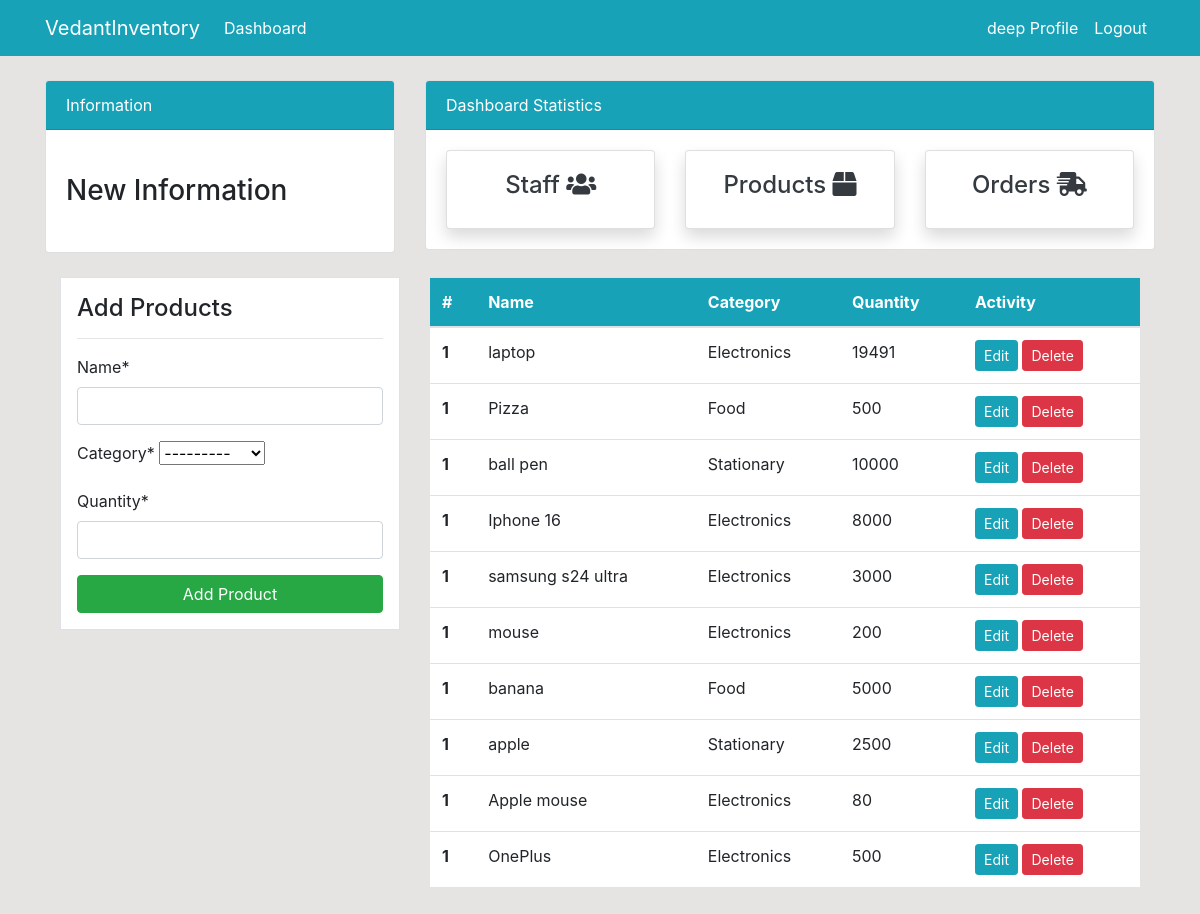
/product/ (signed in), run on an earlier commit of the app's database.
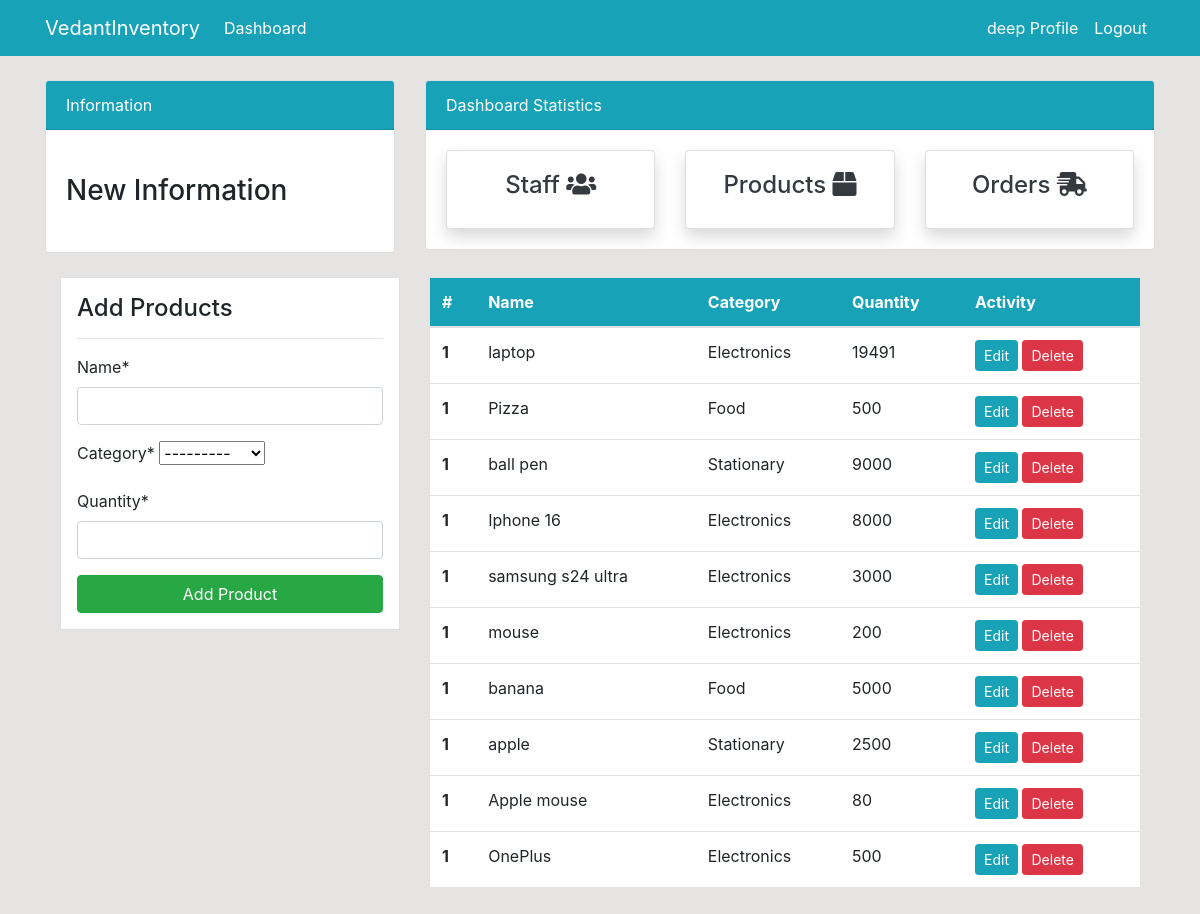
And on a later commit of the database.
### dashboard/models.py (models this page shows, shortened)
class Product(models.Model):
    name = models.CharField(max_length=100, null=True)
    category = models.CharField(max_length=20, choices= CATEGORY,null=True)
    quantity = models.PositiveIntegerField(null=True)
    class Meta:
        verbose_name_plural = 'Product'

### dashboard/views.py (the view)
# urls.py: path('product/',views.product, name='dashboard-product'),
@login_required(login_url='user-login')
def product(request):
    items = Product.objects.all()
    if request.method == 'POST':
        add_product_form = ProductForm(request.POST)
        if add_product_form.is_valid():
            product_name = add_product_form.cleaned_data.get('name')
            if not Product.objects.filter(name__iexact=product_name).exists():
                add_product_form.save()
                messages.success(request, f'{product_name} has been added successfully')
            else:
                messages.warning(request, f'{product_name} already exists')
            return redirect('dashboard-product')
    else:
        add_product_form = ProductForm()
    context = {
        'items': items,
        'add_product_form': add_product_form,
    }
    return render(request, 'dashboard/product.html', context)

### dashboard/forms.py
class ProductForm(forms.ModelForm):
    class Meta:
        model = Product
        fields = ['name','category','quantity']

### templates/dashboard/product.html (shortened to what this page needs)
{% extends 'partials/base.html' %}
{% load crispy_forms_tags %}
{% block content %}
{% include 'partials/topnav.html' %}
<div class="container">
    <div class="row my-4">
        <div class="col-md-4">
            <div class="border bg-white p-3">
                <h4>Add Products</h4>
                <hr>
                <form action="" method="post">
                  {{ add_product_form|crispy }}
                  <input class="btn btn-success btn-block" type="submit" value="Add Product">
                </form>
            </div>
        </div>
        <div class="col-md-8">
            <table class="table bg-white">
                <thead class="bg-info">
                    <tr class="text-white">
                        <th scope="col">#</th>
                        <th scope="col">Name</th>
                        <th scope="col">Category</th>
                        <th scope="col">Quantity</th>
                        <th scope="col">Activity</th>
                    </tr>
                </thead>
                <tbody>
                    {% for item in items %}
                    <tr>
                        <th scope="row">1</th>
                        <td>{{ item.name }}</td>
                        <td>{{ item.category }}</td>
                        <td>{{ item.quantity }}</td>
                        <td>
                            <a class="btn btn-info btn-sm" href="{% url 'dashboard-product-update' item.id %}">Edit</a>
                            <a class="btn btn-danger btn-sm" href="{% url 'dashboard-product-delete' item.id %}">Delete</a>
                        </td>
                    </tr>
                    {% endfor %}
                </tbody>
            </table>
        </div>
    </div>
</div>
{% endblock %}

What changed in the data, as far as the page shows it:
changed Product "ball pen": quantity "10000" → "9000"
